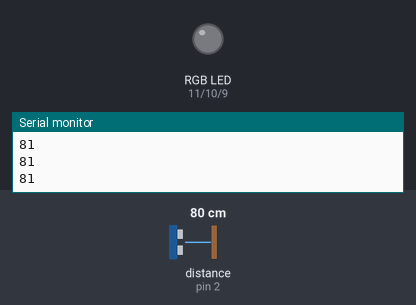
Bench run of a sketch on a simulated Arduino Uno, built with avr-gcc and run on an emulated ATmega328P. Shown: an RGB LED mixed from three pins (HIGH = lit), the last lines printed to the serial monitor. Inputs (shaded band) come from the test bench; at power-on: distance to the obstacle (sensor on pin 2) 80 cm. The echo pulse lasts 58.3 µs per cm.

Above: at 1.2 s.
1.3 s: distance to the obstacle (sensor on pin 2) set to 51 cm
2.8 s: distance to the obstacle (sensor on pin 2) set to 44 cm
At 3.3 s:
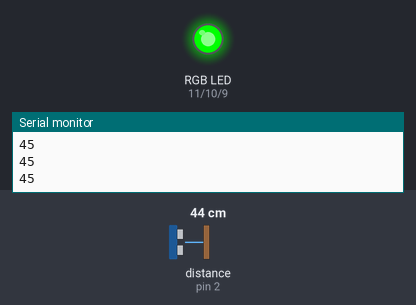
4.3 s: distance to the obstacle (sensor on pin 2) set to 22 cm
5.8 s: distance to the obstacle (sensor on pin 2) set to 17 cm
At 6.7 s:
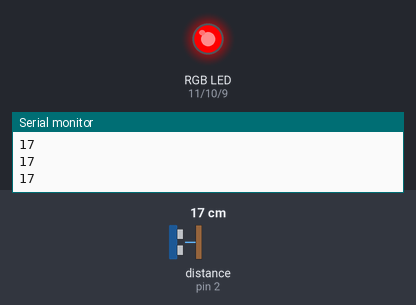
7.3 s: distance to the obstacle (sensor on pin 2) set to 35 cm
At 8.5 s:
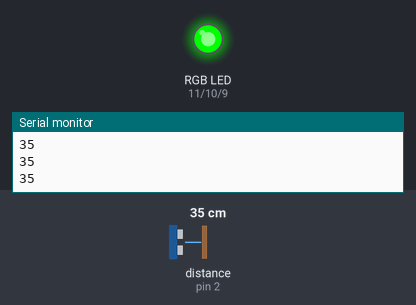
8.8 s: distance to the obstacle (sensor on pin 2) set to 4 cm
At 10.2 s:
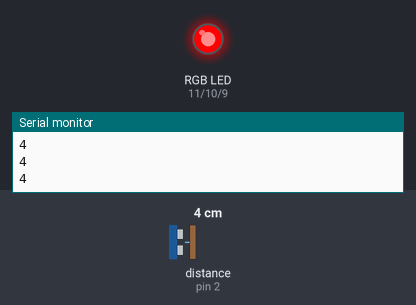
Timing chart, 0 to 11.3 s (numbered marks = the images above; inputs shaded):
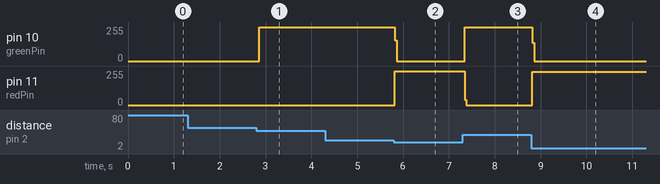

The sketch:

mehrfarbige_LED.ino
```cpp
#include <NewPing.h>
const int redPin = 11;
const int greenPin = 10;
const int bluePin = 9;

void setColourRgb(unsigned int red, unsigned int green, unsigned int blue) {
  analogWrite(redPin, red);
  analogWrite(greenPin, green);
  analogWrite(bluePin, blue);
}
const int triggerPin = 3;
const int echoPin = 2;
const int maxDistance = 400;


NewPing sonar(triggerPin, echoPin, maxDistance);

void setup() {
  Serial.begin(9600);
  setColourRgb(0,0,0);
}

void loop() {
  int distanz=sonar.ping_cm();
  Serial.println(sonar.ping_cm());
  if (distanz<20){
    setColourRgb(0,0,0);
    setColourRgb(255,0,0);
  }
  if (distanz<50 and distanz>20){
    setColourRgb(0,0,0);
    setColourRgb(0,255,0);
  }
  if (distanz>100){
    setColourRgb(0,0,0);
    setColourRgb(0,0,255);
  }
}
```

Measured:
- the behaviour switches between 49 and 48 cm on distance to the obstacle (sensor on pin 2) (found by bisection; images 0 and 1)
- the behaviour switches between 20 and 19 cm on distance to the obstacle (sensor on pin 2) (found by bisection; images 1 and 2)
- after the input at 2.8 s, pin 10 (greenPin): 0/255 → 254/255 after 0.06 s
- after the input at 5.8 s, pin 10 (greenPin): 254/255 → 0/255 at once; pin 11 (redPin): 0/255 → 253/255 at once
- after the input at 7.3 s, pin 10 (greenPin): 0/255 → 254/255 at once; pin 11 (redPin): 253/255 → 0/255 at once
- after the input at 8.8 s, pin 10 (greenPin): 254/255 → 0/255 at once; pin 11 (redPin): 0/255 → 251/255 at once
